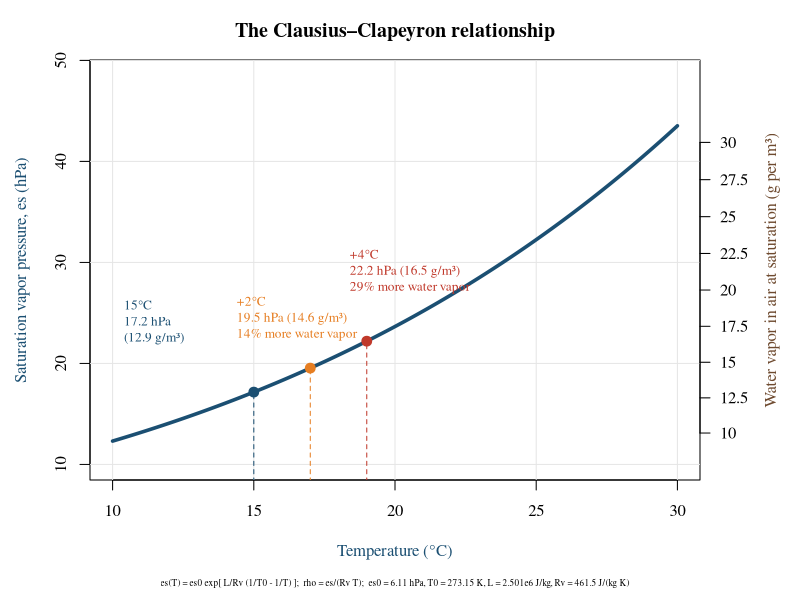

Write R code to recreate this figure.
# Chapter 12, Figure X.3 - The Clausius-Clapeyron relationship (saturation vapor pressure vs temperature)
es0 <- 6.11; T0 <- 273.15; L <- 2.501e6; Rv <- 461.5
es  <- function(Tc) es0 * exp((L / Rv) * (1 / T0 - 1 / (Tc + 273.15)))          # hPa
rho <- function(Tc) es(Tc) * 100 / (Rv * (Tc + 273.15)) * 1000                  # g/m3
Tc <- seq(10, 30, length.out = 400)
png("figure_r.png", width = 1140, height = 870, res = 150)
par(mar = c(6, 4.5, 3, 5), family = "serif")
plot(Tc, es(Tc), type = "n", xlim = c(10, 30), ylim = c(10, 48.5), xlab = "Temperature (°C)",
     ylab = "Saturation vapor pressure, es (hPa)", main = "The Clausius–Clapeyron relationship", col.lab = "#1b4f72")
grid(col = "grey90", lty = 1)
lines(Tc, es(Tc), col = "#1b4f72", lwd = 3.5)
Tref <- 15; cols <- c("#1b4f72", "#e67e22", "#c0392b"); dT <- c(0, 2, 4)
for (i in 1:3) { Tp <- Tref + dT[i]; segments(Tp, 0, Tp, es(Tp), lty = 2, col = cols[i]); points(Tp, es(Tp), pch = 19, col = cols[i], cex = 1.3) }
lab <- function(d) sprintf("%+d°C\n%.1f hPa (%.1f g/m³)\n%.0f%% more water vapor", d, es(Tref + d), rho(Tref + d), (es(Tref + d) / es(Tref) - 1) * 100)
text(10.4, es(Tref) + 5, sprintf("15°C\n%.1f hPa\n(%.1f g/m³)", es(Tref), rho(Tref)), col = cols[1], adj = c(0, 0), cex = 0.8)
text(14.4, es(17) + 3, lab(2), col = cols[2], adj = c(0, 0), cex = 0.8)
text(18.4, es(19) + 5, lab(4), col = cols[3], adj = c(0, 0), cex = 0.8)
# right-hand axis: absolute humidity at saturation, placed at the matching vapor-pressure positions
rt <- seq(10, 30, by = 2.5); axis(4, at = approx(rho(Tc), es(Tc), rt)$y, labels = rt, las = 1)
mtext("Water vapor in air at saturation (g per m³)", side = 4, line = 3, col = "#6e4a2f")
mtext("es(T) = es0 exp[ L/Rv (1/T0 - 1/T) ];  rho = es/(Rv T);  es0 = 6.11 hPa, T0 = 273.15 K, L = 2.501e6 J/kg, Rv = 461.5 J/(kg K)", side = 1, line = 4.5, cex = 0.55)
dev.off()
